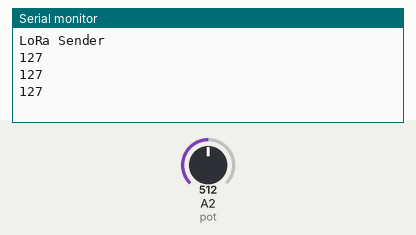
Simulated run of this sketch. Board: Arduino Nano, built with avr-gcc and run on an emulated ATmega328P. On the bench: the last lines printed to the serial monitor. The test bench sets the inputs (shaded band); at power-on: A2 (pot) = 512. No radio packets arrive unless stated.

Above: at 1.3 s.
1.4 s: A2 (pot) set to 716
At 2.2 s:
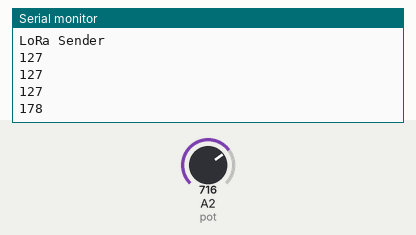
2.9 s: A2 (pot) set to 900
At 2.9 s:
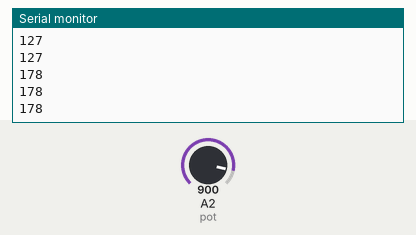
Timing chart, 0 to 5.9 s (numbered marks = the images above; inputs shaded):
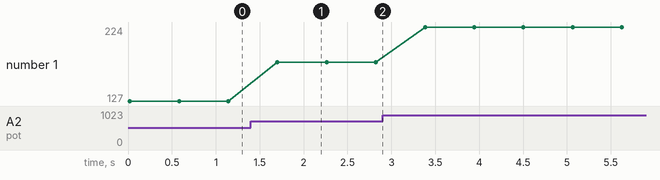

The sketch:

emisor_potenciometro.ino
```cpp
 //6 arriba ponteciometro
 //8 arduino
 //4 nano
#include <SPI.h>
#include <LoRa.h> //Download here: http://electronoobs.com/eng_arduino_LoRa_SX1278.php.php
int pot = A2;

void setup() {
  Serial.begin(9600);
  pinMode(pot,INPUT);

  while (!Serial);
  Serial.println("LoRa Sender");
  if (!LoRa.begin(433E6)) { // or 915E6, the MHz speed of yout module
    Serial.println("Starting LoRa failed!");
    while (1);
  }
}

void loop() {
  int val = map(analogRead(pot),0,1024,0,255);
  Serial.println(val);
  LoRa.beginPacket();
  LoRa.print(val);
  LoRa.endPacket();
  delay(500);

}
```

Measured:
- after the input at 1.4 s, the serial monitor: prints a new line after 0.30 s (image 1)
- plotted number 1: 127 → 178 after the input at 1.4 s, 178 → 224 after the input at 2.9 s
